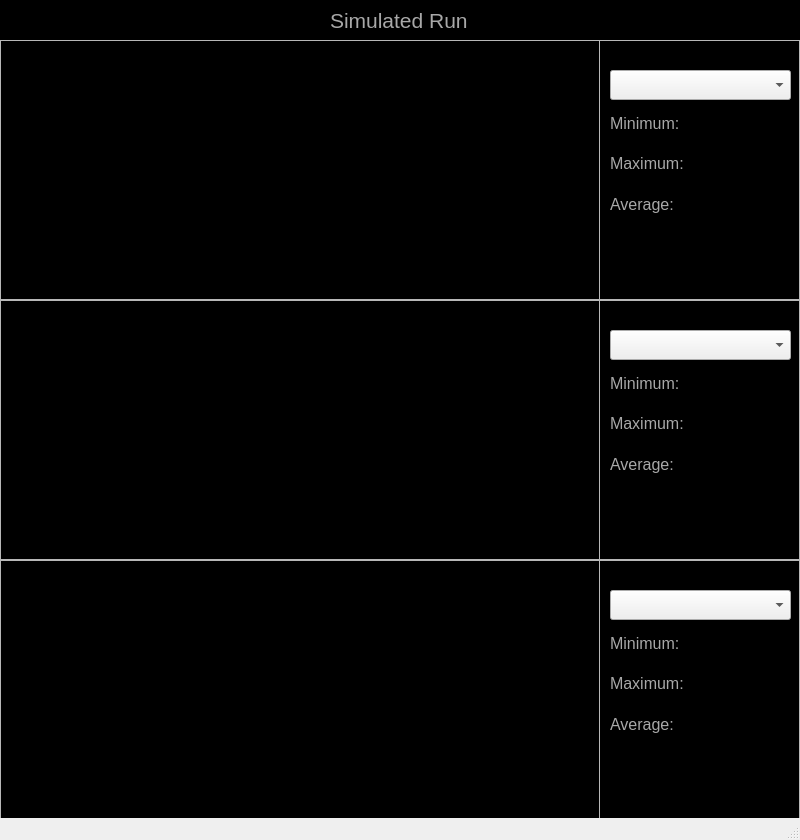
<?xml version="1.0" encoding="UTF-8"?>
<ui version="4.0">
 <class>MainWindow</class>
 <widget class="QMainWindow" name="MainWindow">
  <property name="geometry">
   <rect>
    <x>0</x>
    <y>0</y>
    <width>800</width>
    <height>840</height>
   </rect>
  </property>
  <property name="windowTitle">
   <string>MainWindow</string>
  </property>
  <property name="styleSheet">
   <string notr="true">&quot;background-color: black;&quot;</string>
  </property>
  <widget class="QWidget" name="centralwidget">
   <property name="styleSheet">
    <string notr="true">#centralwidget{
background-color: rgb(0, 0, 0);
}

QLabel{
color:rgb(168,168,168)
}

QLineEdit{
border: 1px solid rgb(100,100,100);
background-color:rgb(230,230,230);
}

QTextEdit{
border: 1px solid black;
background-color: black;
color:rgb(168,168,168);
}

QRadioButton{
color:rgb(168,168,168)
}
</string>
   </property>
   <widget class="QFrame" name="frame_display">
    <property name="geometry">
     <rect>
      <x>0</x>
      <y>40</y>
      <width>800</width>
      <height>780</height>
     </rect>
    </property>
    <property name="autoFillBackground">
     <bool>false</bool>
    </property>
    <property name="frameShape">
     <enum>QFrame::StyledPanel</enum>
    </property>
    <property name="frameShadow">
     <enum>QFrame::Raised</enum>
    </property>
    <widget class="QFrame" name="frame_display1">
     <property name="geometry">
      <rect>
       <x>0</x>
       <y>0</y>
       <width>800</width>
       <height>260</height>
      </rect>
     </property>
     <property name="minimumSize">
      <size>
       <width>800</width>
       <height>260</height>
      </size>
     </property>
     <property name="maximumSize">
      <size>
       <width>800</width>
       <height>260</height>
      </size>
     </property>
     <property name="frameShape">
      <enum>QFrame::StyledPanel</enum>
     </property>
     <property name="frameShadow">
      <enum>QFrame::Raised</enum>
     </property>
     <widget class="QFrame" name="plotArea1">
      <property name="geometry">
       <rect>
        <x>0</x>
        <y>0</y>
        <width>600</width>
        <height>260</height>
       </rect>
      </property>
      <property name="frameShape">
       <enum>QFrame::StyledPanel</enum>
      </property>
      <property name="frameShadow">
       <enum>QFrame::Raised</enum>
      </property>
     </widget>
     <widget class="QWidget" name="gridLayoutWidget">
      <property name="geometry">
       <rect>
        <x>610</x>
        <y>30</y>
        <width>181</width>
        <height>151</height>
       </rect>
      </property>
      <layout class="QGridLayout" name="grid_stats_1">
       <item row="1" column="0" colspan="2">
        <widget class="QComboBox" name="var_select_1">
         <property name="minimumSize">
          <size>
           <width>0</width>
           <height>30</height>
          </size>
         </property>
        </widget>
       </item>
       <item row="2" column="0">
        <widget class="QLabel" name="static_min_1">
         <property name="font">
          <font>
           <pointsize>12</pointsize>
          </font>
         </property>
         <property name="styleSheet">
          <string notr="true"/>
         </property>
         <property name="text">
          <string>Minimum:</string>
         </property>
        </widget>
       </item>
       <item row="4" column="0">
        <widget class="QLabel" name="static_mean_1">
         <property name="font">
          <font>
           <pointsize>12</pointsize>
          </font>
         </property>
         <property name="styleSheet">
          <string notr="true"/>
         </property>
         <property name="text">
          <string>Average:</string>
         </property>
        </widget>
       </item>
       <item row="3" column="0">
        <widget class="QLabel" name="static_max_1">
         <property name="font">
          <font>
           <pointsize>12</pointsize>
          </font>
         </property>
         <property name="styleSheet">
          <string notr="true"/>
         </property>
         <property name="text">
          <string>Maximum:</string>
         </property>
        </widget>
       </item>
       <item row="2" column="1">
        <widget class="QLabel" name="label_min_1">
         <property name="font">
          <font>
           <pointsize>12</pointsize>
          </font>
         </property>
         <property name="text">
          <string> </string>
         </property>
        </widget>
       </item>
       <item row="3" column="1">
        <widget class="QLabel" name="label_max_1">
         <property name="font">
          <font>
           <pointsize>12</pointsize>
          </font>
         </property>
         <property name="text">
          <string/>
         </property>
        </widget>
       </item>
       <item row="4" column="1">
        <widget class="QLabel" name="label_avg_1">
         <property name="font">
          <font>
           <pointsize>12</pointsize>
          </font>
         </property>
         <property name="text">
          <string/>
         </property>
        </widget>
       </item>
      </layout>
     </widget>
    </widget>
    <widget class="QFrame" name="frame_display_2">
     <property name="geometry">
      <rect>
       <x>0</x>
       <y>260</y>
       <width>800</width>
       <height>260</height>
      </rect>
     </property>
     <property name="minimumSize">
      <size>
       <width>800</width>
       <height>260</height>
      </size>
     </property>
     <property name="maximumSize">
      <size>
       <width>800</width>
       <height>260</height>
      </size>
     </property>
     <property name="frameShape">
      <enum>QFrame::StyledPanel</enum>
     </property>
     <property name="frameShadow">
      <enum>QFrame::Raised</enum>
     </property>
     <widget class="QFrame" name="plotArea2">
      <property name="geometry">
       <rect>
        <x>0</x>
        <y>0</y>
        <width>600</width>
        <height>260</height>
       </rect>
      </property>
      <property name="frameShape">
       <enum>QFrame::StyledPanel</enum>
      </property>
      <property name="frameShadow">
       <enum>QFrame::Raised</enum>
      </property>
     </widget>
     <widget class="QWidget" name="gridLayoutWidget_2">
      <property name="geometry">
       <rect>
        <x>610</x>
        <y>30</y>
        <width>181</width>
        <height>151</height>
       </rect>
      </property>
      <layout class="QGridLayout" name="grid_stats_2">
       <item row="1" column="0" colspan="2">
        <widget class="QComboBox" name="var_select_2">
         <property name="minimumSize">
          <size>
           <width>0</width>
           <height>30</height>
          </size>
         </property>
        </widget>
       </item>
       <item row="2" column="0">
        <widget class="QLabel" name="static_min_2">
         <property name="font">
          <font>
           <pointsize>12</pointsize>
          </font>
         </property>
         <property name="styleSheet">
          <string notr="true"/>
         </property>
         <property name="text">
          <string>Minimum:</string>
         </property>
        </widget>
       </item>
       <item row="4" column="0">
        <widget class="QLabel" name="static_mean_2">
         <property name="font">
          <font>
           <pointsize>12</pointsize>
          </font>
         </property>
         <property name="styleSheet">
          <string notr="true"/>
         </property>
         <property name="text">
          <string>Average:</string>
         </property>
        </widget>
       </item>
       <item row="3" column="0">
        <widget class="QLabel" name="static_max_2">
         <property name="font">
          <font>
           <pointsize>12</pointsize>
          </font>
         </property>
         <property name="styleSheet">
          <string notr="true"/>
         </property>
         <property name="text">
          <string>Maximum:</string>
         </property>
        </widget>
       </item>
       <item row="2" column="1">
        <widget class="QLabel" name="label_min_2">
         <property name="font">
          <font>
           <pointsize>12</pointsize>
          </font>
         </property>
         <property name="text">
          <string/>
         </property>
        </widget>
       </item>
       <item row="3" column="1">
        <widget class="QLabel" name="label_max_2">
         <property name="font">
          <font>
           <pointsize>12</pointsize>
          </font>
         </property>
         <property name="text">
          <string/>
         </property>
        </widget>
       </item>
       <item row="4" column="1">
        <widget class="QLabel" name="label_avg_2">
         <property name="font">
          <font>
           <pointsize>12</pointsize>
          </font>
         </property>
         <property name="text">
          <string/>
         </property>
        </widget>
       </item>
      </layout>
     </widget>
    </widget>
    <widget class="QFrame" name="frame_display_3">
     <property name="geometry">
      <rect>
       <x>0</x>
       <y>520</y>
       <width>800</width>
       <height>260</height>
      </rect>
     </property>
     <property name="minimumSize">
      <size>
       <width>800</width>
       <height>260</height>
      </size>
     </property>
     <property name="maximumSize">
      <size>
       <width>800</width>
       <height>260</height>
      </size>
     </property>
     <property name="frameShape">
      <enum>QFrame::StyledPanel</enum>
     </property>
     <property name="frameShadow">
      <enum>QFrame::Raised</enum>
     </property>
     <widget class="QFrame" name="plotArea3">
      <property name="geometry">
       <rect>
        <x>0</x>
        <y>0</y>
        <width>600</width>
        <height>260</height>
       </rect>
      </property>
      <property name="frameShape">
       <enum>QFrame::StyledPanel</enum>
      </property>
      <property name="frameShadow">
       <enum>QFrame::Raised</enum>
      </property>
     </widget>
     <widget class="QWidget" name="gridLayoutWidget_3">
      <property name="geometry">
       <rect>
        <x>610</x>
        <y>30</y>
        <width>181</width>
        <height>151</height>
       </rect>
      </property>
      <layout class="QGridLayout" name="grid_stats_3">
       <item row="1" column="0" colspan="2">
        <widget class="QComboBox" name="var_select_3">
         <property name="minimumSize">
          <size>
           <width>0</width>
           <height>30</height>
          </size>
         </property>
        </widget>
       </item>
       <item row="2" column="0">
        <widget class="QLabel" name="static_min_3">
         <property name="font">
          <font>
           <pointsize>12</pointsize>
          </font>
         </property>
         <property name="styleSheet">
          <string notr="true"/>
         </property>
         <property name="text">
          <string>Minimum:</string>
         </property>
        </widget>
       </item>
       <item row="4" column="0">
        <widget class="QLabel" name="static_mean_3">
         <property name="font">
          <font>
           <pointsize>12</pointsize>
          </font>
         </property>
         <property name="styleSheet">
          <string notr="true"/>
         </property>
         <property name="text">
          <string>Average:</string>
         </property>
        </widget>
       </item>
       <item row="3" column="0">
        <widget class="QLabel" name="static_max_3">
         <property name="font">
          <font>
           <pointsize>12</pointsize>
          </font>
         </property>
         <property name="styleSheet">
          <string notr="true"/>
         </property>
         <property name="text">
          <string>Maximum:</string>
         </property>
        </widget>
       </item>
       <item row="2" column="1">
        <widget class="QLabel" name="label_min_3">
         <property name="font">
          <font>
           <pointsize>12</pointsize>
          </font>
         </property>
         <property name="text">
          <string/>
         </property>
        </widget>
       </item>
       <item row="3" column="1">
        <widget class="QLabel" name="label_max_3">
         <property name="font">
          <font>
           <pointsize>12</pointsize>
          </font>
         </property>
         <property name="text">
          <string/>
         </property>
        </widget>
       </item>
       <item row="4" column="1">
        <widget class="QLabel" name="label_avg_3">
         <property name="font">
          <font>
           <pointsize>12</pointsize>
          </font>
         </property>
         <property name="text">
          <string/>
         </property>
        </widget>
       </item>
      </layout>
     </widget>
    </widget>
   </widget>
   <widget class="QLabel" name="label">
    <property name="geometry">
     <rect>
      <x>330</x>
      <y>5</y>
      <width>140</width>
      <height>30</height>
     </rect>
    </property>
    <property name="font">
     <font>
      <pointsize>16</pointsize>
      <weight>50</weight>
      <bold>false</bold>
     </font>
    </property>
    <property name="text">
     <string>Simulated Run</string>
    </property>
   </widget>
  </widget>
  <widget class="QStatusBar" name="statusbar"/>
 </widget>
 <resources/>
 <connections/>
</ui>
